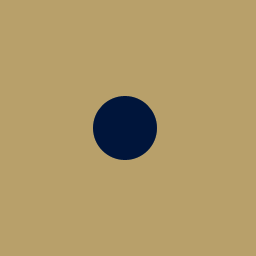
#> input picture proj2-segmentation/provided_images/simplecircle.png, 256 x 256 px
$ jupyter execute --allow-errors Project2-Segmentation.ipynb   (shell and % lines are left out)
#> lines starting #> are read from the running program, lines starting #| are printed output that depends on the picture
# Project 2: Segmentation

### What to Submit
Submit this iPython Notebook--containing all your code for the programming exercises below--on [learning suite](https://learningsuite.byu.edu/).

Your notebook file should produce the relevant plots and also provide a short write-up with answers to the questions below.

Please also fill in here the time that each part took you:
* 1. Setting up PyMaxFlow: <span style="color:red;">5 minutes</span>
* 2. Getting your first successful segmentation: <span style="color:red;">3 hours</span>
* 3. Adjusting parameters (e.g. $\lambda$, $\sigma$) and so forth, to get good results: <span style="color:red;">3 hours</span>
* 4. Completing the write-up: <span style="color:red;">30 minutes</span>

Note that there are two folders within the project.  We have provided some images for you to use in testing your implementation, in the `provided images` folder along with their ground-truth segmentations to compare your results to.  Along with these, we want you to provide 2-4 additional images that you select on which you show your results.  <i>Please use the `provided_images` in that path and place any others in the `user_data` folder, and load all of the images (or user input point location files) via the approapriate relative path.  We will drop your notebook file and your `user_data` folder into our folder (which will have the `provided_images` already) and then run your notebook.</i>

## Preparation:
So that you can focus on the elements of the cost function ( the link weights), you may use a existing implementation of the actual min-cut algorithm itself.  You set up the graph, but it will take care of finding the minimum cut.

For this assignment we will be using a python library called PyMaxFlow.  This library is a python wrapper around the original C++ implementation of the min-cut code from [Vladimir Kolmogorov](http://pub.ist.ac.at/%7Evnk/software.html) (who has co-authored several papers on this subject).

Note: For windows users, you will need the Visual C++ compiler in order for PyMaxFlow to work.  If you already have Visual Studio, this shouldn't be a problem but if you just want the compiler without Visual Studio, you can download [Build Tools For Visual Studio 2017](https://visualstudio.microsoft.com/downloads/#build-tools-for-visual-studio-2017). Once you have access to the Visual C++ compiler look at the next paragraph for PyMaxFlow installation.

PyMaxFlow requires Cython, which should come standard in your anaconda environment but the command to install that will also be included.  To install PyMaxFlow enter the following commands replacing "YourEnvironmentName" with the name of your anaconda environment.
~~~
conda activate YourEnvironemntName
conda install cython
pip install pymaxflow
~~~
Once PyMaxFlow is installed, to understand how to use the library, there is a great [tutorial page](http://pmneila.github.io/PyMaxflow/tutorial.html) that shows how to get started with some simple examples.  Do the "first example" and perhaps the "binary image restoration" as well.

[cell 1]
import maxflow

## Annotations:
Graph cut segmentation is an interactive algorithm requiring the user to provide foreground and background seeds.  Provided is a python file that will open a gui and allow you to annotate the image.  This gui is optional and will require additional packages to be installed into your environment.  To install the packages open a terminal and enter the following commands:
~~~
conda activate YourEnvironmentName
conda install scikit-image pillow
~~~
You can use the gui in the following way:
```python
import guiseg
fore, back = guiseg.get_fore_back(image)
image[fore]  # the foreground seeds
image[back]  # the background seeds
```

For the `guiseg` routine to run, I also found it necssary to install PIL ImageTk (For me, it was `sudo apt install python3-pil.imagetk` but it will be different for Conda).

[cell 2]
import guiseg

import cv2
import json

# [18 lines left out: function seed_image, not called in this run]

#     return image, fore, back


def get_seeds(folder, file):
    # gets the image and the seeds from their respective files
#> called with folder = 'provided_images', file = 'simplecircle.png'
    imageBGR = cv2.imread(folder + '/' + file);
#> imageBGR is the input picture: shape (256, 256, 3); mean B, G, R 103.7, 153.2, 175
    image = imageBGR[:,:,::-1];

    with open('user_data/' + file[:-4] + '-seeds.json', 'r') as f:
        data_json = json.load(f)

    data_dict = json.loads(data_json)

    fore = (np.asarray(data_dict['fore'][0]), np.asarray(data_dict['fore'][1]))
    back = (np.asarray(data_dict['back'][0]), np.asarray(data_dict['back'][1]))

    return image, fore, back

[cell 3]
# [8 lines of commented-out code are left out]

## Graph Cut:
Your code should read in an image and a set of seed pixels and use graph-cut segmentation to segment the image.

You will need to calculate the costs for the t-links (region terms) and the n-links (boundary terms). See the book, the notes/slides, or published papers in this area for ideas of how to define these.  Remember that the t-link weights to a particular terminal (foreground or background) should be large if that pixel looks a lot like the respective foreground/background seeds. The n-link weights should be large if the two neighboring pixels are similar.

Here is [the original paper on graph-cut segmentation](http://www.csd.uwo.ca/~yuri/Papers/iccv01.pdf), which might help with some ideas, but you should look at the literature to see what other costs functions / link weights others have used.

Once the graph is built, use the min-cut algorithm to partition the graph into nodes connected to the foreground node or to the background node, then use these as the resulting labels for the segmentation. Display this result graphically in some fashion overlaid on the input image.  It is best to start with simple images whose foreground and background colors are pretty different and for ones where the edges are pretty clear.  Graph-cut segmentation struggles sometimes with long, thin structures, so you should avoid these types of images early on.

[cell 4]
%pylab inline

[cell 5]
import numpy as np # this is so that you can see which functions come from the numpy library
import matplotlib.pyplot as plt # this is so that you can see which functions come from the pyplot library
plt.rcParams['figure.figsize'] = [15,8]
plt.rcParams['axes.titlesize'] = '16'
plt.rcParams['axes.titleweight'] = 'bold'

import cv2
import time

# [8 lines left out: function just_title, not called in this run]

[cell 6]
# Implementation Here (feel free to add additional cells of course)

def faint_img(image):
    return (image.astype(np.float64) / 1020) + 0.5

# [7 lines left out: function tri_map, not called in this run]

[cell 7]
from sklearn.neighbors import KernelDensity

# [46 lines left out: function segment, not called in this run]

[cell 8]
# Generate results Here (again, add additional cells to your heart's content)

# [26 lines left out: function show_results, not called in this run]

[cell 9]
time1 = time.time()
#> (the rest of this cell did not finish here and is left out)

[cell 10]
time1 = time.time()
#> (the rest of this cell did not finish here and is left out)

#> call 2 of get_seeds, with folder = 'provided_images', file = 'banana.png'
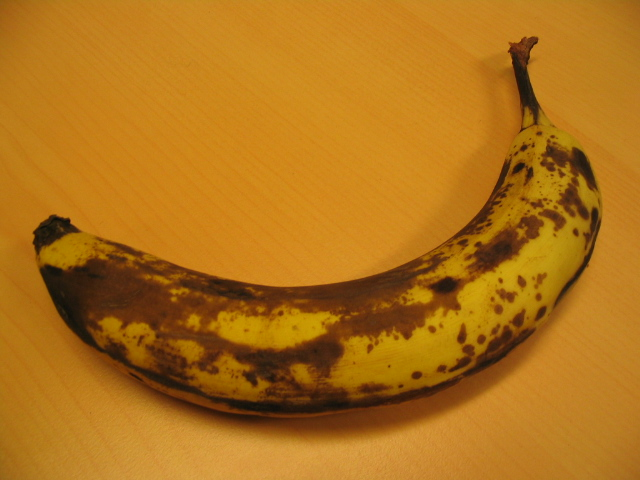
#> input picture proj2-segmentation/provided_images/banana.png, 640 x 480 px
#> in get_seeds, imageBGR is the input picture: shape (480, 640, 3); mean B, G, R 25.1, 113.9, 175.1
show_results(image_fb, 'provided_images/ground_truth/banana-seg.png')
print(f"Time taken: {round(time.time() - time1, 2)} s")

[cell 11]
time1 = time.time()
#> (the rest of this cell did not finish here and is left out)

#> call 3 of get_seeds, with folder = 'provided_images', file = 'teddy.png'
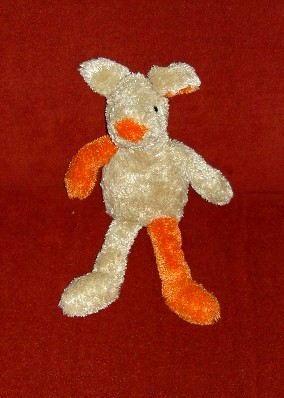
#> input picture proj2-segmentation/provided_images/teddy.png, 284 x 398 px
#> in get_seeds, imageBGR is the input picture: shape (398, 284, 3); mean B, G, R 25.9, 43.6, 141.4
show_results(image_fb, 'provided_images/ground_truth/teddy-seg.png')
print(f"Time taken: {round(time.time() - time1, 2)} s")

[cell 12]
time1 = time.time()
#> (the rest of this cell did not finish here and is left out)

#> call 4 of get_seeds, with folder = 'provided_images', file = 'llama.jpg'
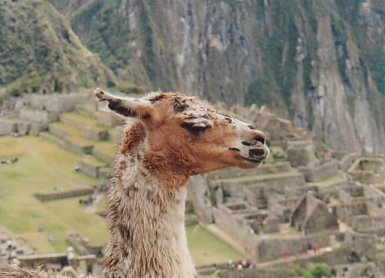
#> input picture proj2-segmentation/provided_images/llama.jpg, 385 x 278 px
#> in get_seeds, imageBGR is the input picture: shape (278, 385, 3); mean B, G, R 114.4, 130.2, 139
